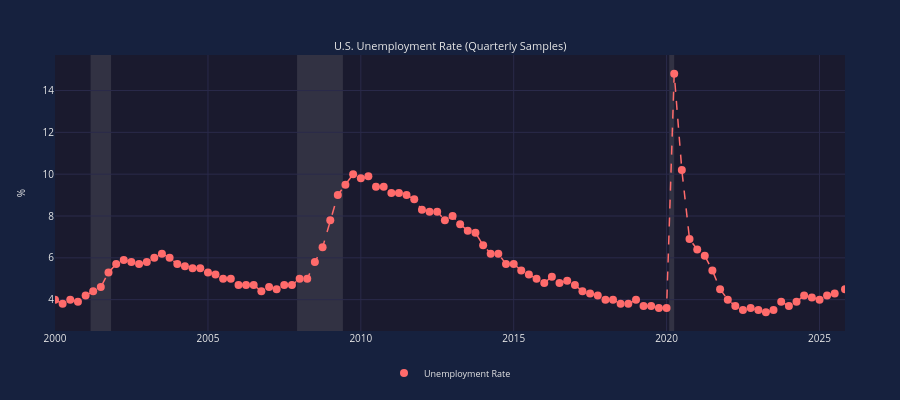

Source (notebook cell):
### Markdown cell above
## 6. Scatter Plot with Markers

Sometimes you want to show individual data points rather than lines.

### Code cell
# Scatter plot with quarterly unemployment data points
# Sample to quarterly (every 3rd month)
quarterly_unemp_dates = unemp_dates[::3]
quarterly_unemp_values = unemp_values[::3]

chart = EconChart(
    Data(x=quarterly_unemp_dates, y=quarterly_unemp_values, 
         name='Unemployment Rate', color='coral',
         style='scatter', marker_size=8),
    Data(x=quarterly_unemp_dates, y=quarterly_unemp_values,
         name='Trend', color='coral',
         line_style='dashed', show_in_legend=False),
    title='U.S. Unemployment Rate (Quarterly Samples)',
    y_label='%',
)
board = EconBoard(chart, height=400, crosshair=True)
board.show()
